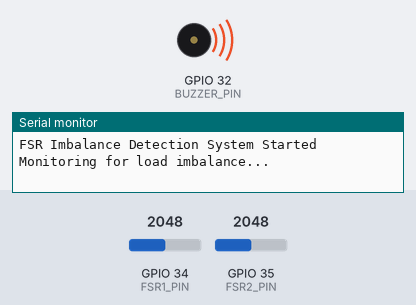
A sketch run on a simulated ESP32. On the bench: buzzer (waves = sounding), the last lines printed to the serial monitor. Inputs (shaded band) come from the test bench; at power-on: GPIO 34 (FSR1_PIN) = 2048, GPIO 35 (FSR2_PIN) = 2048.

Above: at 0.1 s.
At 2.2 s:
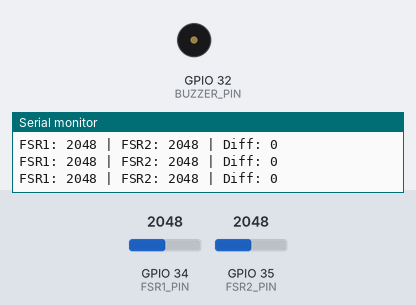
2.3 s: GPIO 34 (FSR1_PIN) set to 2866
At 3.2 s:
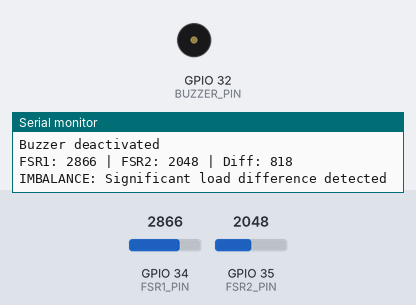
6.8 s: GPIO 35 (FSR2_PIN) set to 491
Timing chart, 0 to 13.8 s (numbered marks = the images above; inputs shaded):
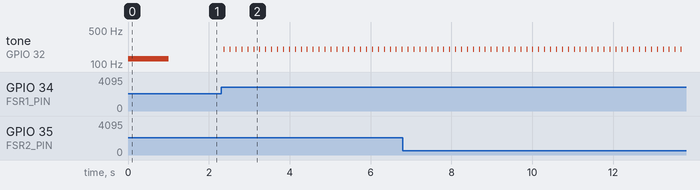

The sketch:

impress_fsr.ino
```cpp
// FSR Imbalance Detection System
// Activates buzzer when load is present on one FSR but not the other

// Pin definitions
const int FSR1_PIN = 34;        // First FSR analog pin
const int FSR2_PIN = 35;        // Second FSR analog pin
const int BUZZER_PIN = 32;       // Buzzer digital pin

// Threshold values
const int LOAD_THRESHOLD = 100;  // Minimum reading to consider as "load present"
const int IMBALANCE_THRESHOLD = 50; // Minimum difference to trigger imbalance

// Timing variables
const unsigned long BUZZER_DURATION = 5000; // 5 seconds in milliseconds
const unsigned long SAMPLING_INTERVAL = 50;  // Sample every 50ms

unsigned long lastSampleTime = 0;
unsigned long buzzerStartTime = 0;
bool buzzerActive = false;

// FSR readings
int fsr1Reading = 0;
int fsr2Reading = 0;

const int ledcChannel = 0;      // PWM channel
const int resolution = 8;       // 8-bit resolution
#define LEDC_RESOLUTION 8  // bits
#define LEDC_FREQUENCY 1000  // Hz
void setup() {
  // Initialize pins
  pinMode(BUZZER_PIN, OUTPUT);
  digitalWrite(BUZZER_PIN, LOW);

  // Initialize serial for debugging
  Serial.begin(9600);
  Serial.println("FSR Imbalance Detection System Started");
  Serial.println("Monitoring for load imbalance...");
  ledcAttach(BUZZER_PIN, LEDC_FREQUENCY, LEDC_RESOLUTION);
  ledcWriteTone(BUZZER_PIN, 128);  // Play 1kHz tone
  delay(1000);                        // Duration
  ledcWriteTone(BUZZER_PIN, 0);     // Stop tone
}

void loop() {
  unsigned long currentTime = millis();

  // Sample FSRs at regular intervals
  if (currentTime - lastSampleTime >= SAMPLING_INTERVAL) {
    sampleFSRs();
    checkImbalance();
    lastSampleTime = currentTime;
  }

  // Handle buzzer timing
  manageBuzzer(currentTime);
}

void sampleFSRs() {
  // Read both FSR values
  fsr1Reading = analogRead(FSR1_PIN);
  fsr2Reading = analogRead(FSR2_PIN);

  // Debug output
  Serial.print("FSR1: ");
  Serial.print(fsr1Reading);
  Serial.print(" | FSR2: ");
  Serial.print(fsr2Reading);
  Serial.print(" | Diff: ");
  Serial.println(abs(fsr1Reading - fsr2Reading));
}

void checkImbalance() {
  // Determine if each FSR has a significant load
  bool fsr1HasLoad = (fsr1Reading > LOAD_THRESHOLD);
  bool fsr2HasLoad = (fsr2Reading > LOAD_THRESHOLD);

  // Check for imbalance conditions:
  // 1. Load on FSR1 but not FSR2
  // 2. Load on FSR2 but not FSR1
  // 3. Both have loads but significant difference

  bool imbalanceDetected = false;

  if (fsr1HasLoad && !fsr2HasLoad) {
    // Load only on FSR1
    imbalanceDetected = true;
    Serial.println("IMBALANCE: Load detected only on FSR1");
  }
  else if (!fsr1HasLoad && fsr2HasLoad) {
    // Load only on FSR2
    imbalanceDetected = true;
    Serial.println("IMBALANCE: Load detected only on FSR2");
  }
  else if (fsr1HasLoad && fsr2HasLoad) {
    // Both have loads, check for significant difference
    int difference = abs(fsr1Reading - fsr2Reading);
    if (difference > IMBALANCE_THRESHOLD) {
      imbalanceDetected = true;
      Serial.println("IMBALANCE: Significant load difference detected");
    }
  }

  // Activate buzzer if imbalance detected and buzzer not already active
  if (imbalanceDetected && !buzzerActive) {
    activateBuzzer();
  }
}

void activateBuzzer() {
  buzzerActive = true;
  buzzerStartTime = millis();
  //digitalWrite(BUZZER_PIN, HIGH);
  Serial.println("BUZZER ACTIVATED - 5 second alert");
  ledcWriteTone(BUZZER_PIN, 200);  // Play 1kHz tone

}

void manageBuzzer(unsigned long currentTime) {
  // Turn off buzzer after 5 seconds
  if (buzzerActive && (currentTime - buzzerStartTime >= BUZZER_DURATION)) {
    //digitalWrite(BUZZER_PIN, LOW);
    buzzerActive = false;
    Serial.println("Buzzer deactivated");
    ledcWriteTone(BUZZER_PIN, 0);
  }
}
```

Measured:
- after the input at 2.3 s, tone on GPIO 32 (BUZZER_PIN): alternates 200 Hz for 0.02 s and silent for 0.13 s, starting after 0.07 s
